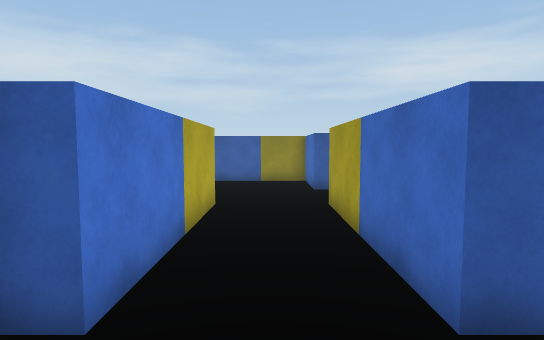
View 1 (above)

24 first-person views from a walk through a 3-D level made in the Unity game engine. The camera is 1.5 m above the floor, tilts 4° down and sees 80° across. The floor is counted in squares, 1 m on a side. Each view is taken from the middle of a square. On the plan, view 1 faces up. The plan holds only what a view shows up to about 15 squares ahead; the rest is blank. The place goes on beyond the plan. The player is left out. Some animated figures are left out. Surface patterns are stand-ins for the level's own textures.

View 2
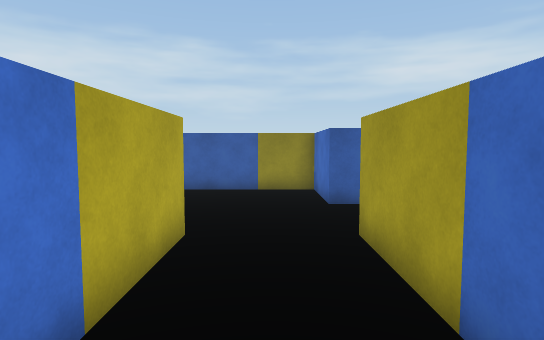

View 3
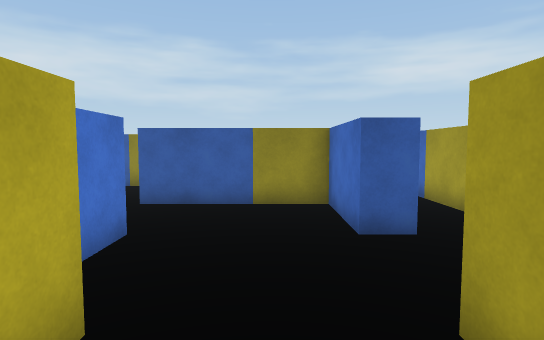

View 4
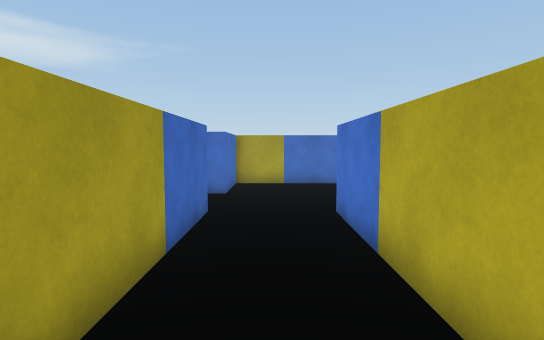

View 5
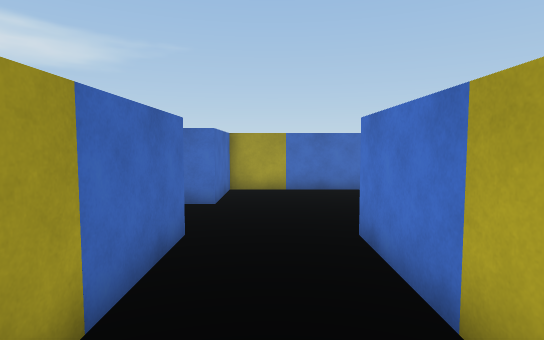

View 6
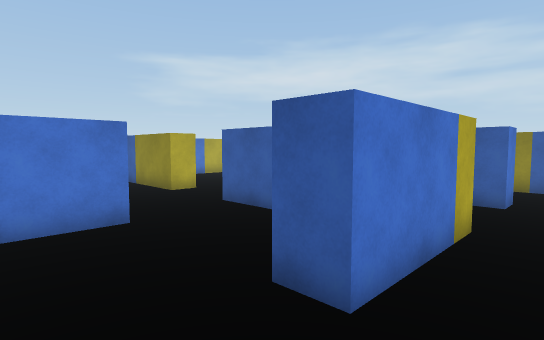

View 7
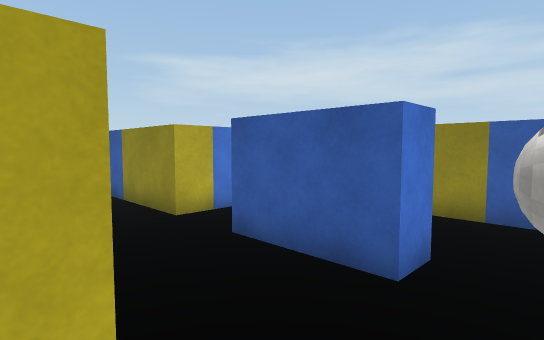

View 8
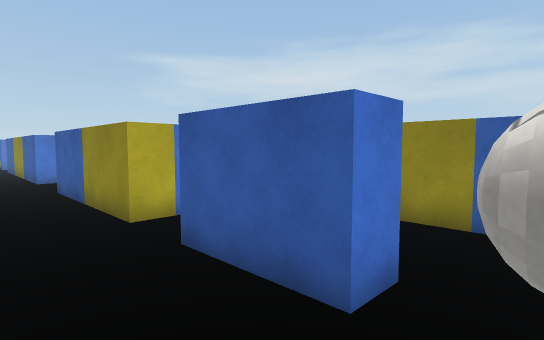

View 9
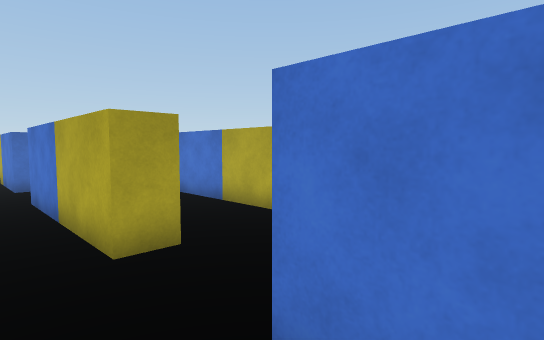

View 10
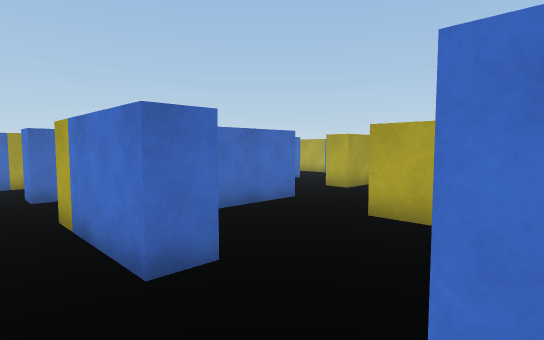

View 11
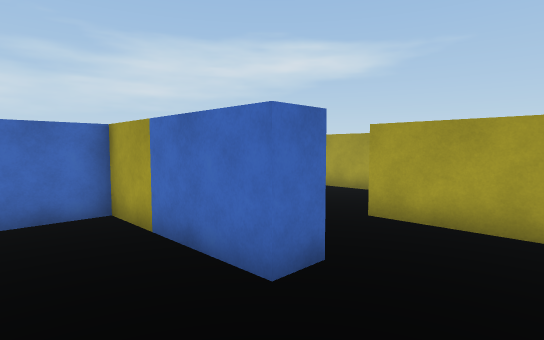

View 12
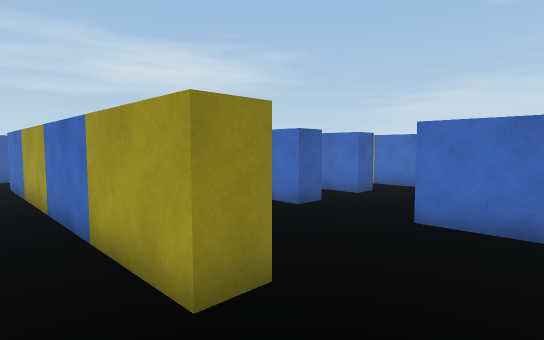

View 13
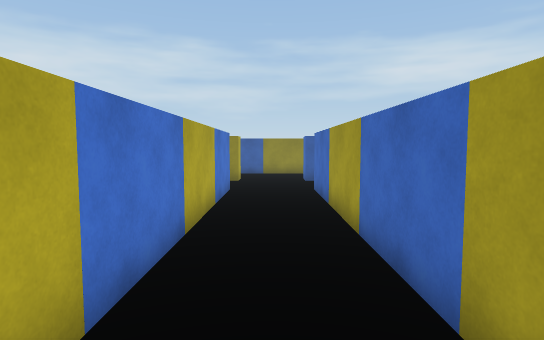

View 14
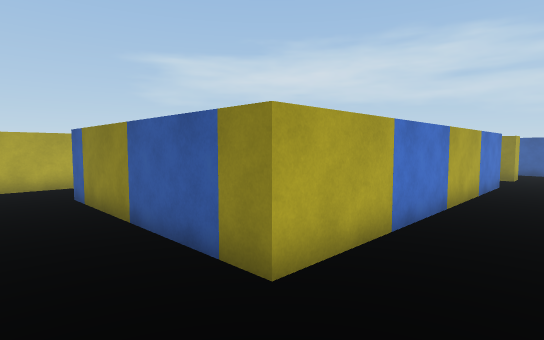

View 15
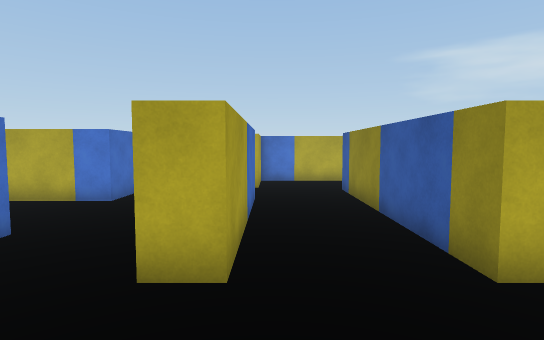

View 16
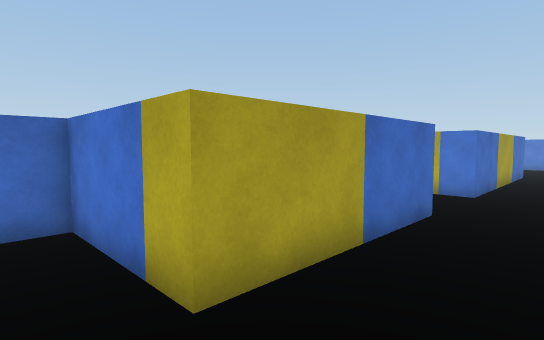

View 17
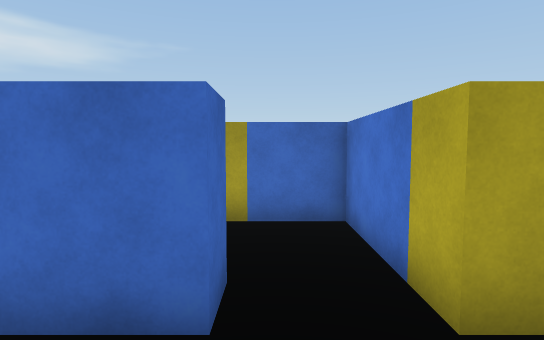

View 18
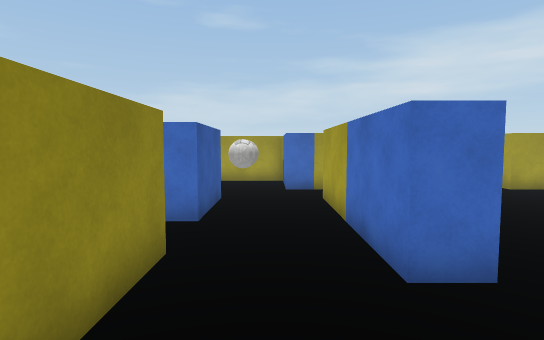

View 19
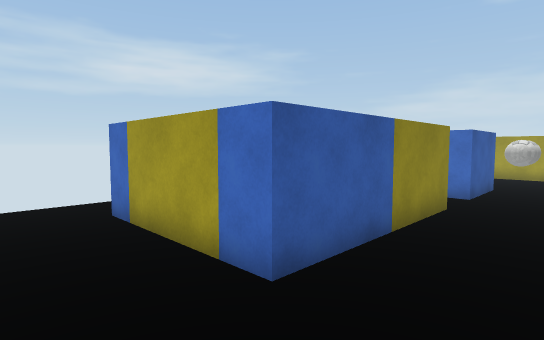

View 20
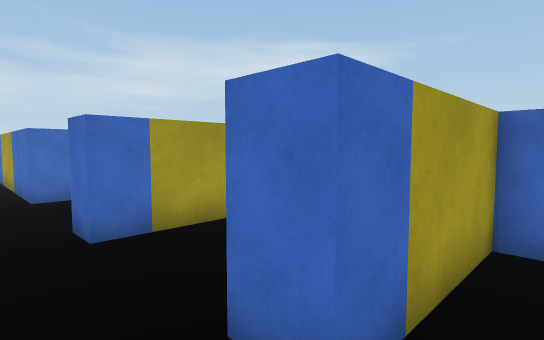

View 21
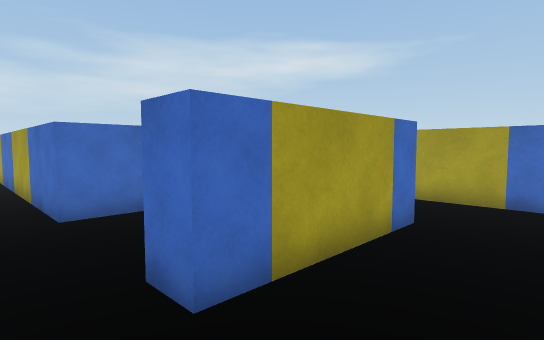

View 22
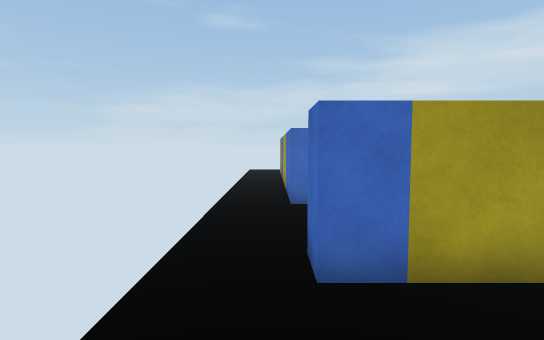

View 23
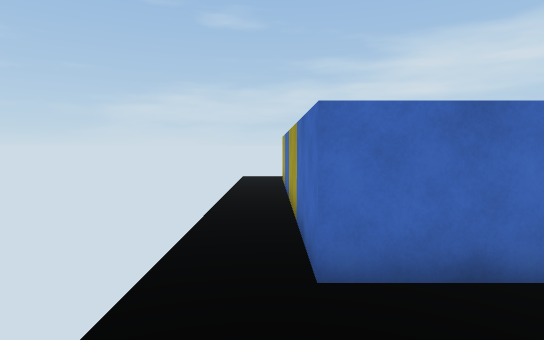

View 24
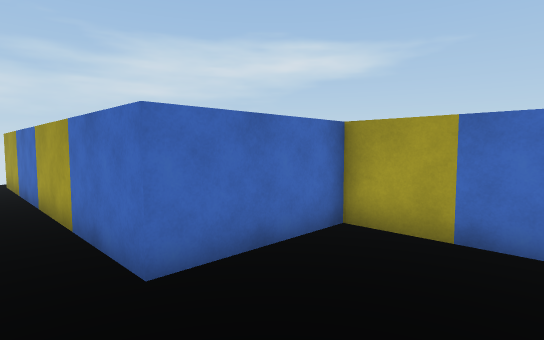

### Floor plan
Points are (right, up) in squares from view 1. A wall is a line through its corners. A room is listed if a view was taken in it or the views show most of it. See-through windows are left out.
Room 1 (views 1, 2, 3, 4, 5, 6, 7, 8, 9, 10, 11, 12, 13, 14, 15, 16, 17, 18, 19, 20, 21, 22, 23, 24)
walls: (-17.5, 0.2) (-17.5, -2); (-12.1, -3.5) (-6.5, -3.5) (-6.5, -4.5); (-6.5, 11.5) (-6.5, -0.5) (-14.5, -0.5); (-16.8, -3.5) (-15.5, -3.5); (-2.5, 0.9) (-2.5, -0.5) (-3.5, -0.5) (-3.5, 11.5); (-10.2, 15.5) (-7.2, 15.5); (-1.5, 8.5) (-1.5, 2.5) (-2.2, 2.5); (-2.5, 11.6) (-2.5, 9.5); (-6.5, 15.5) (-6.5, 14.5) (-10.4, 14.5); (-3.5, 14.5) (-3.5, 15.5) (2.5, 15.5) (2.5, 11.5) (1.5, 11.5) (1.5, 14.5) (-3.5, 14.5); (-3.5, -4.6) (-3.5, -3.5) (1.5, -3.5) (1.5, -0.5) (2.5, -0.5) (2.5, -4.5); (-8.6, -7.5) (-2.5, -7.5) (-2.5, -8.5); (1.5, 2.5) (1.5, 8.5) (2.5, 8.5) (2.5, 2.5) (1.5, 2.5); (-12, 19.2) (-12, 18.5) (-14.8, 18.5); (-13, 19.5) (-13, 22.5); (-19.8, -7.5) (-12, -7.5) (-12, -10.4); (-6.6, 19.5) (-3.5, 19.5) (-3.5, 23.5) (4.5, 23.5); (-0.5, -8.5) (-0.5, -7.5) (2.5, -7.5) (2.5, -8.5); (-2.5, 20.1) (-2.5, 18.5) (-8.5, 18.5) (-8.5, 22.5); (2.5, 19.6) (2.5, 18.5) (-0.5, 18.5) (-0.5, 19.2)
ways out: opening at (-1.5, -8); opening at (-1.5, 19); opening at (3.5, -8); opening at (3.5, 19)
objects: other object (-18, -3); other object (-13, 23) to (-12, 23); other object (-8, 23); other object (4, 18)

Positions as (right, up) in squares from view 1, and headings:
1: (0, 0), facing up
2: (0, 3), facing up
3: (0, 6), facing up
4: (0, 10), facing down
5: (0, 8), facing down
6: (4, 9), facing up-left
7: (4, 15), facing up-left
8: (4, 16), facing up-left
9: (4, 13), facing down-left
10: (4, 3), facing down-left
11: (-6, -1), facing down-right
12: (-5, -3), facing up-right
13: (-5, 0), facing up
14: (-4, -3), facing up-left
15: (-3, -3), facing left
16: (-1, -5), facing down-left
17: (-1, -5), facing down
18: (-7, 17), facing right
19: (-11, 16), facing up-right
20: (-14, 25), facing down-right
21: (-11, 25), facing down-right
22: (-12, 24), facing right
23: (-7, 24), facing right
24: (-7, 25), facing down-right
